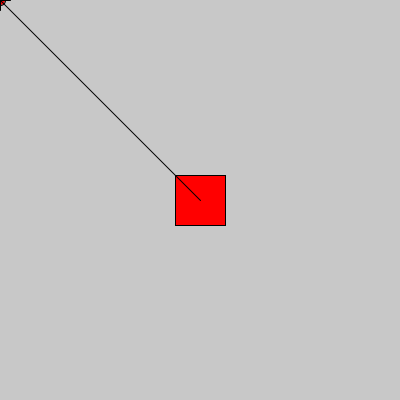
Frame 1 (no input)
Frame 60 (the mouse pressed at the canvas centre just before this capture): blank canvas, image omitted
Frame 120 (the mouse held since frame 60 and released just before this capture): blank canvas, image omitted

The Processing sketch that drew this single still picture (run headless with seeded random() and noise(); from frame 60 on, the mouse is pressed at the canvas centre):

// Processing sketch: rotate_rect_animado
// ── rotate_rect_animado.pde
int centroX = 0;
int centroY = 0;
int angulo = 0;

void setup(){
  size(400, 400);
}

void draw(){
  background(200);
  rotate(radians(angulo));
  dibujarMiraEn(0,0);
  dibujarRectEnCentroPantalla(width/2, height/2);
  angulo++;
}

void dibujarMiraEn(int posX, int posY){
  fill(255,0,0);
  ellipse(posX, posY, 10, 10);
  line(posX-10, posY, posX+10, posY);
  line(posX, posY-10, posX, posY+10);
}

void dibujarRectEnCentroPantalla(int posX, int posY){
  fill(255,0,0);
  rectMode(CENTER);
  rect(posX, posY, 50, 50);
  line(0, 0, posX, posY);
}
